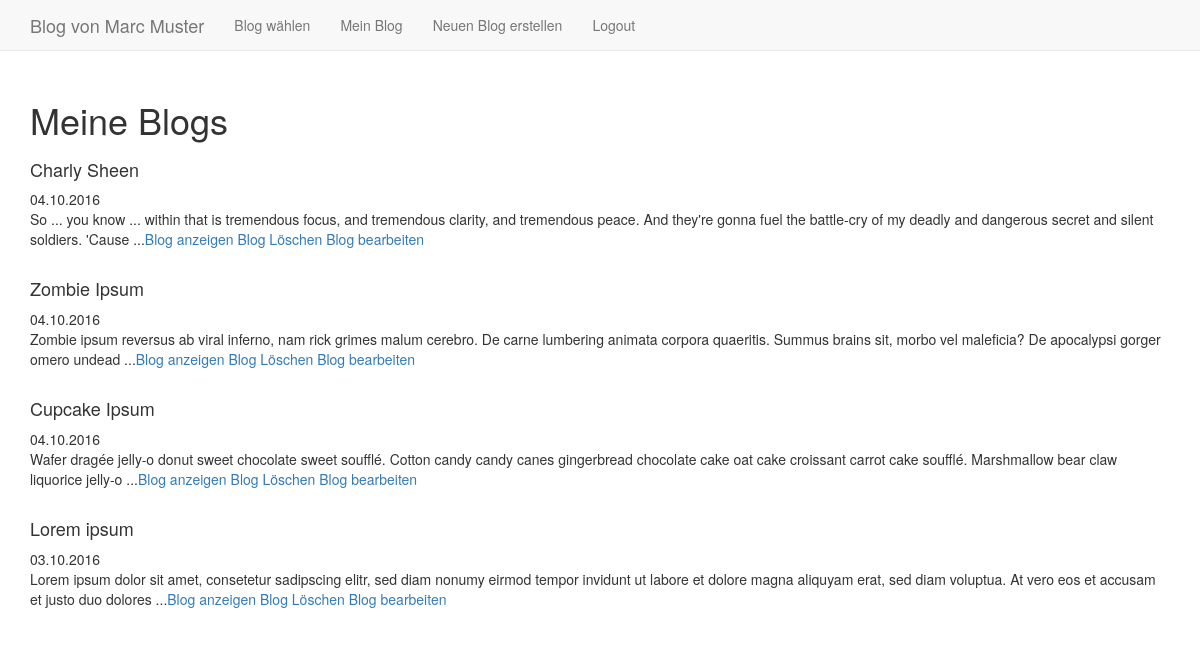
The app's page /index.php?function=entries_member&bid=1 (signed in), older data.
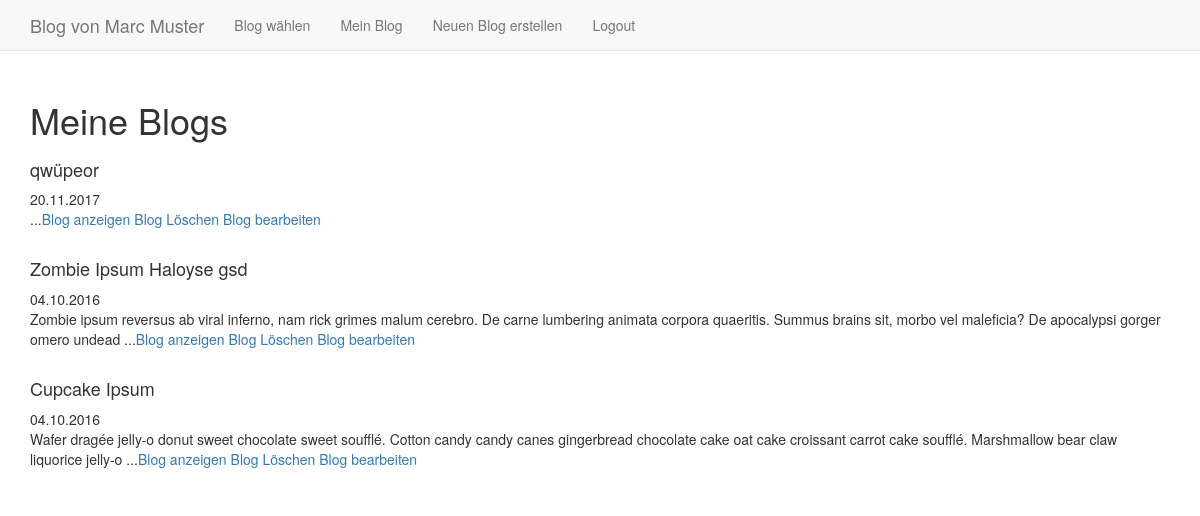
The same page, newer data.
### tables this page shows
CREATE TABLE `entry` (
	`eid`	INTEGER PRIMARY KEY AUTOINCREMENT,
	`uid`	INTEGER NOT NULL,
	`tid`	INTEGER,
	`datetime`	INTEGER NOT NULL,
	`title`	TEXT NOT NULL,
	`content`	TEXT NOT NULL,
	`picture1`	TEXT,
	`picture2`	TEXT,
	`picture3`	TEXT,
	FOREIGN KEY(`uid`) REFERENCES `user`(`uid`),
	FOREIGN KEY(`tid`) REFERENCES `topic`(`tid`)
);

### include/functions_db.php (called while the page is built, shortened)
<?php
  function getEntries($uid) {
	$alle = [];
	$db = getValue('cfg_db');
	$entries = $db->query("SELECT eid, datetime, title, content, picture1, picture2, picture3 FROM entry WHERE uid=$uid ORDER BY eid DESC");
	while ($entry = $entries->fetchArray()) {
	  $alle[] = $entry;
	}
	return $alle;
  }
?>

### entries_member.php (the view)
 <?php
 if(getUserIdFromSession() == true) {
   echo '<h1>Meine Blogs<h1>';
   $entries = getEntries($blogId);
   if ($entries == NULL) {
     echo "Sie haben noch keinen Blog erstellt";
     echo '<a href="index.php?function=entries_member_create&bid='.$blogId.'">Blog erstellen </a>';
   } else {
     foreach ($entries as $entry => $blogs) {
       $content = preg_replace("/[^ ]*$/", '', substr($blogs['content'], 0, 200));
       echo "<h4>".$blogs['title']."</h4>";
       echo date('d.m.Y',$blogs['datetime'])."<br>";
       echo $content.'...';
       echo '<a href="index.php?function=entries_member_details&bid='.$blogId.'&eid='.$blogs['eid'].'">Blog anzeigen </a>';
       echo '<a onclick="return confirmDelete()" href="index.php?function=entries_member_delete&bid='.$blogId.'&eid='.$blogs['eid'].'">Blog Löschen </a>';
       echo '<a href="index.php?function=entries_member_edit&bid='.$blogId.'&eid='.$blogs['eid'].'">Blog bearbeiten </a>';
       echo "<br>"."<br>";
     }
  }
} else {
     die('Bitte zuerst <a href="index.php?function=login">einloggen</a>');
 }
 ?>

Row changes from the older to the newer data that the page shows:
removed entry: title "Charly Sheen", datetime "04.10.2016", content "So ... you know ... within that is tremendous focus, and tremendous clarity, and tremendous peace. And they're gonna fuel the battle-cry of my deadly and dangerous secret and silent soldiers. 'Cause"
removed entry: title "Lorem ipsum", datetime "03.10.2016", content "Lorem ipsum dolor sit amet, consetetur sadipscing elitr, sed diam nonumy eirmod tempor invidunt ut labore et dolore magna aliquyam erat, sed diam voluptua. At vero eos et accusam et justo duo dolores"
added entry: title "qwüpeor", datetime "20.11.2017"
changed entry: title "Zombie Ipsum" → "Zombie Ipsum Haloyse gsd"
